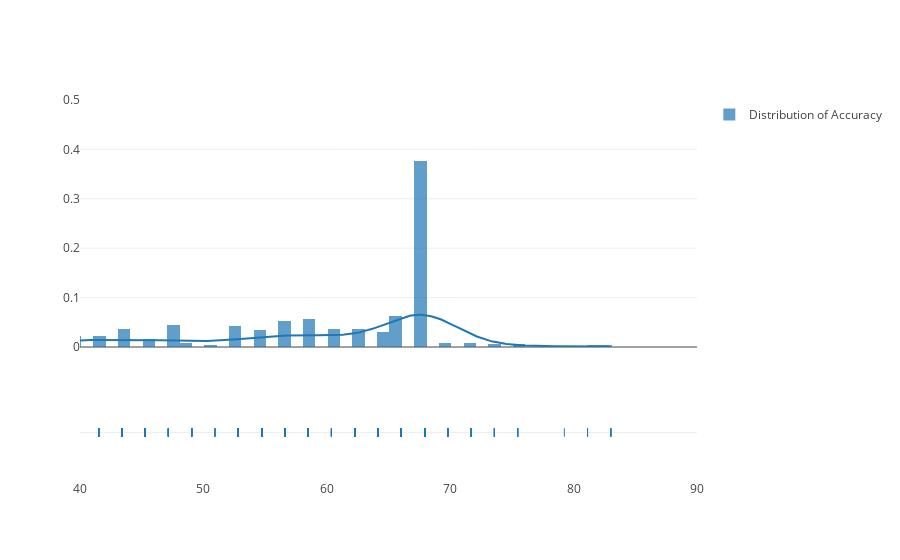

Here is the notebook cell this chart was saved with:
### Markdown cell above
You will get a different value of accuracy, every time you run the algorithm. So let us run this a thousand times and see what happens

### Code cell
def sgdclassifier(x_data, y_data, x_test_data, y_test_data):
    sgd_clf = SGDClassifier(loss="log", penalty="l2", max_iter=100, tol =0.19)
    sgd_clf.fit(x_data,y_data)
    sgd_pred = sgd_clf.predict(x_test_data)
    accuracy_sgd = np.round(100*(accuracy_score(y_test_data, sgd_pred)),2)
    return accuracy_sgd

accuracy_values = []
for i in range(0,1000): 
    accuracy_values.append(sgdclassifier(x_train,y_train, x_test, y_test))
    

hist_data = [accuracy_values]
group_labels = ['Distribution of Accuracy']


fig = ff.create_distplot(hist_data, group_labels)
fig.layout.xaxis.range=[40,90]
fig.layout.yaxis.range=[0,0.5]

iplot(fig, filename='Distribution of accuracies')

### Figure 1 — Plotly figure (JSON) as saved in the notebook; plotly's stock layout.template omitted (floating-point values rounded to 4 significant figures; data arrays with more than 128 entries replaced by an {"elided": "..."} marker saying what was removed)
{"data": [{"autobinx": false, "histnorm": "probability density", "legendgroup": "Distribution of Accuracy", "marker": {"color": "rgb(31, 119, 180)"}, "name": "Distribution of Accuracy", "opacity": 0.7, "type": "histogram", "uid": "aa34acac-72f6-11e9-8361-b0359f561c51", "x": {"elided": "1000 float values"}, "xaxis": "x", "xbins": {"end": 83.02, "size": 1, "start": 32.08}, "yaxis": "y"}, {"legendgroup": "Distribution of Accuracy", "marker": {"color": "rgb(31, 119, 180)"}, "mode": "lines", "name": "Distribution of Accuracy", "showlegend": false, "type": "scatter", "uid": "aa34acad-72f6-11e9-8361-b0359f561c51", "x": {"elided": "500 float values"}, "xaxis": "x", "y": {"elided": "500 float values"}, "yaxis": "y"}, {"legendgroup": "Distribution of Accuracy", "marker": {"color": "rgb(31, 119, 180)", "symbol": "line-ns-open"}, "mode": "markers", "name": "Distribution of Accuracy", "showlegend": false, "type": "scatter", "uid": "aa34acae-72f6-11e9-8361-b0359f561c51", "x": {"elided": "1000 float values"}, "xaxis": "x", "y": {"elided": "1000 str values"}, "yaxis": "y2"}], "layout": {"barmode": "overlay", "hovermode": "closest", "legend": {"traceorder": "reversed"}, "xaxis": {"anchor": "y2", "domain": [0, 1], "range": [40, 90], "zeroline": false}, "yaxis": {"anchor": "free", "domain": [0.35, 1], "position": 0, "range": [0, 0.5]}, "yaxis2": {"anchor": "x", "domain": [0, 0.25], "dtick": 1, "showticklabels": false}}}
